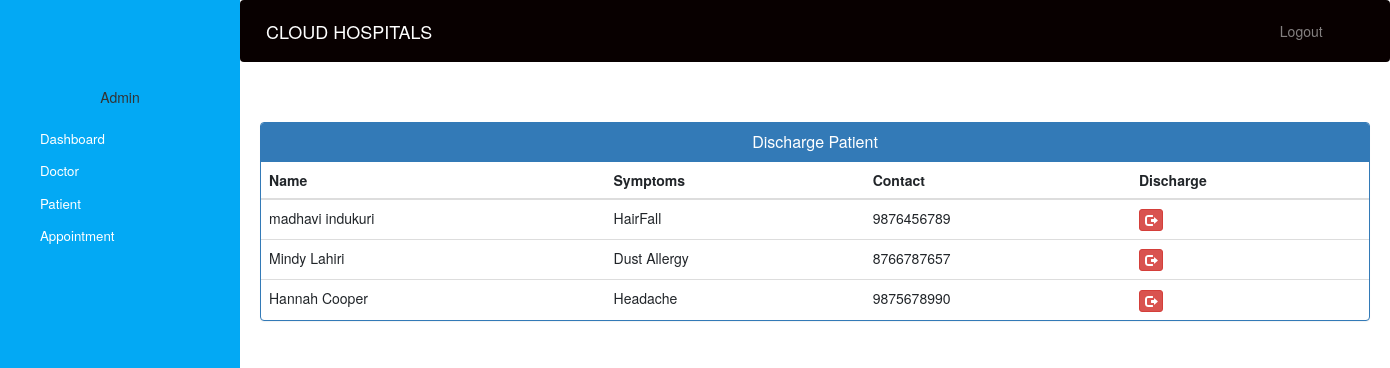
Screenshot of /admin-discharge-patient (signed in) with the database file from the repository.
### hospital/models.py (models this page shows, shortened)
class Patient(models.Model):
    user=models.OneToOneField(User,on_delete=models.CASCADE)
    address = models.CharField(max_length=40)
    mobile = models.CharField(max_length=20,null=False)
    symptoms = models.CharField(max_length=100,null=False)
    assignedDoctorId = models.PositiveIntegerField(null=True)
    admitDate=models.DateField(auto_now=True)
    status=models.BooleanField(default=False)
    @property
    def get_name(self):
        return self.user.first_name+" "+self.user.last_name

### hospital/views.py (the view)
# urls.py: path('admin-discharge-patient', views.admin_discharge_patient_view,name='admin-discharge-patient'),
@login_required(login_url='adminlogin')
@user_passes_test(is_admin)
def admin_discharge_patient_view(request):
    patients=models.Patient.objects.all().filter(status=True)
    return render(request,'hospital/admin_discharge_patient.html',{'patients':patients})

### hospital/views.py (called while the page is built)
def is_admin(user):
    return user.groups.filter(name='ADMIN').exists()

### templates/hospital/admin_discharge_patient.html (shortened to what this page needs)
{% extends 'hospital/admin_base.html' %}
{% block content %}
<head>
  <link href="//netdna.bootstrapcdn.com/bootstrap/3.0.0/css/bootstrap.min.css" rel="stylesheet" id="bootstrap-css">
</head>
<div class="container">
  <div class="panel panel-primary">
    <div class="panel-heading">
      <h6 class="panel-title">Discharge Patient</h6>
    </div>
    <table class="table table-hover" id="dev-table">
      <thead>
        <tr>
          <th>Name</th>
          <th>Symptoms</th>
          <th>Contact</th>
          <th>Discharge</th>
        </tr>
      </thead>
      {% for p in patients %}
      <tr>
        <td> {{p.get_name}}</td>
        <td>{{p.symptoms}}</td>
        <td>{{p.mobile}}</td>
        <td><a class="btn btn-danger btn-xs" href="{% url 'discharge-patient' p.id  %}"><span class="glyphicon glyphicon-log-out"></span></a></td>
      </tr>
      {% endfor %}
    </table>
  </div>
</div>
{% endblock content %}

### static/style.css (style rules this page uses)
body { padding-left: 240px; }

### templates/hospital/admin_base.html (style rules this page uses)
a:link { text-decoration: none; }
a { color: white; }
body { padding-left: 240px; }

### templates/hospital/admin_discharge_patient.html (style rules this page uses)
a:link { text-decoration: none; }
h6 { text-align: center; }

### rows the page displays
Patient: get_name "madhavi indukuri", symptoms "HairFall", mobile "9876456789"
Patient: get_name "Mindy Lahiri", symptoms "Dust Allergy", mobile "8766787657"
Patient: get_name "Hannah Cooper", symptoms "Headache", mobile "9875678990"
